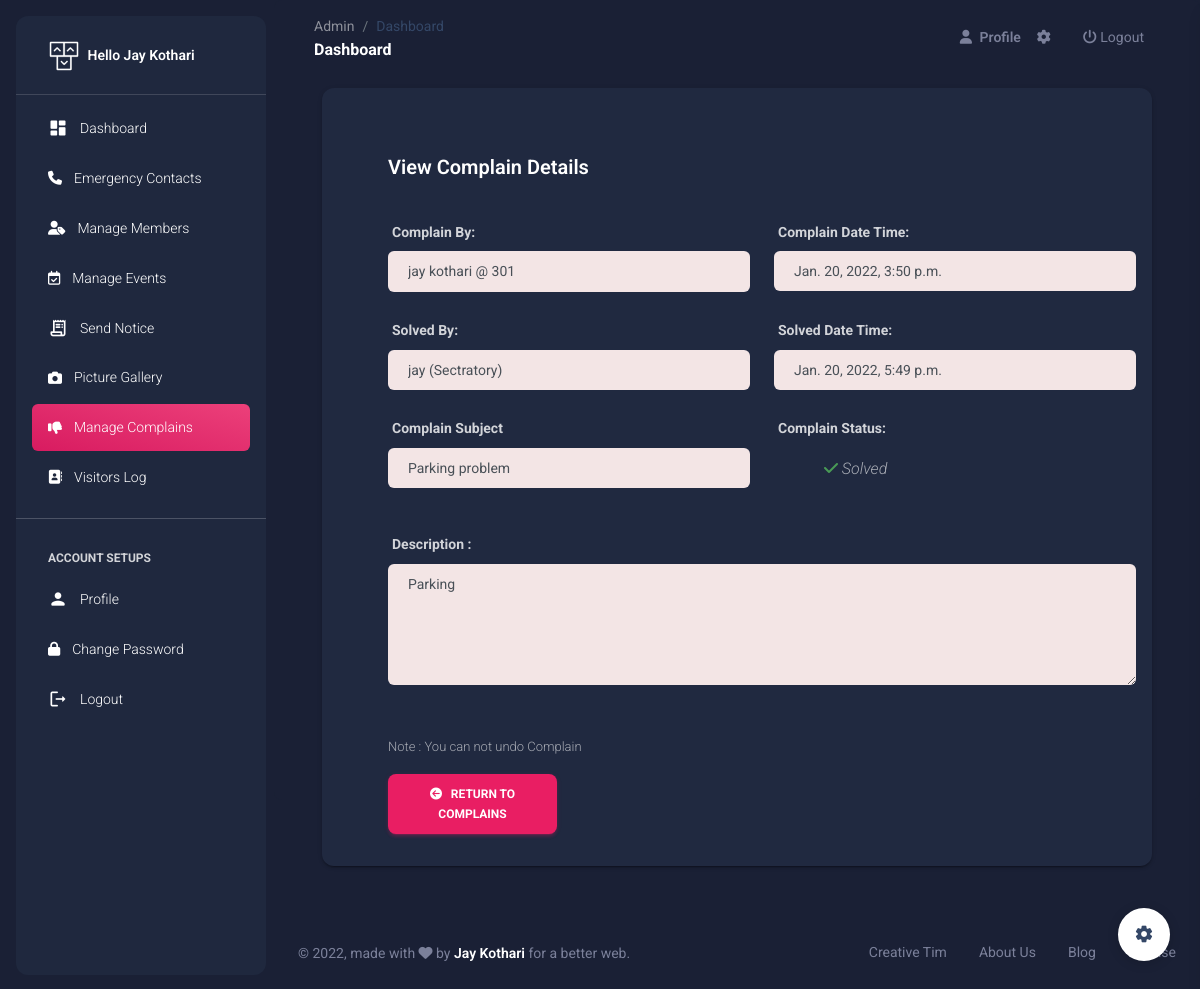
Page /Sec/view-complain/7 (signed in) on the committed database.
### SecApp/models.py (models this page shows, shortened)
class SecUser(models.Model):
    name = models.CharField(max_length=50)
    email = models.EmailField(unique=True)
    mobile = models.CharField(max_length=15)
    password = models.CharField(max_length=50)
    pic = models.FileField(upload_to='Profile',default='avatar.png')
    setting = models.BooleanField(default=False)
    active = models.BooleanField(default=False)

### MemberApp/models.py (models this page shows, shortened)
class Complain(models.Model):
    complain_by = models.ForeignKey(Member,on_delete=models.CASCADE)
    solve_by = models.ForeignKey(SecUser,on_delete=models.CASCADE,null=True,blank=True)
    subject = models.CharField(max_length=90)
    des = models.TextField()
    status = models.BooleanField(default=False)
    created_at = models.DateTimeField(auto_now_add=True)
    solved_at = models.DateTimeField(blank=True,null=True)

class Member(models.Model):
    doc_choice = (
        ('Aadhar','Aadhar'),
        ('PAN','PAN'),
        ('DL','DL'),
        ('Other','Other'),
    )
    uid = models.ForeignKey(SecUser,on_delete=models.CASCADE,null=True)
    fname = models.CharField(max_length=20)
    lname = models.CharField(max_length=20)
    email = models.EmailField(unique=True)
    mobile = models.CharField(max_length=15)
    doc = models.CharField(max_length=30,choices=doc_choice)
    doc_number = models.CharField(max_length=20)
    flat_no = models.CharField(max_length=10)
    address = models.TextField()
    password = models.CharField(max_length=20)
    pic = models.FileField(upload_to='member',default='avatar.png')
    verify = models.BooleanField(default=False)
    role = models.CharField(max_length=20,default='member')
    created_at = models.DateTimeField(auto_now_add=True)

### SecApp/views.py (the view)
# urls.py: path('view-complain/<int:pk>',views.view_complain,name='view-complain'),
def view_complain(request,pk):
    uid = SecUser.objects.get(email=request.session['email'])
    complain = mm.Complain.objects.get(id=pk)
    return render(request,'view-complain.html',{'uid':uid,'complain':complain})

### SecApp/templates/view-complain.html (shortened to what this page needs)
{% extends 'sec-header.html' %}
{% load static %}
{% block complain %}
<li class="nav-item">
<a class="nav-link text-white bg-gradient-primary" href="#">
    <div class="text-white text-center me-2 d-flex align-items-center justify-content-center">
    <i class="fa fa-thumbs-down"></i>
    </div>
    <span class="nav-link-text ms-1">Manage Complains</span>
</a>
</li>
{% endblock%}
{% block content %}
<br><br><br>
<div class="container-fluid px-2 px-md-4">
    <div class="card card-body mx-3 mx-md-4 mt-n6">
      <div class="row gx-4 mb-2">
        <div class="col-auto my-auto">
          <div class="h-100">
            <h5 class="mb-1" style="margin-left: 50px; margin-top: 50px;">
              View Complain Details
            </h5>
          </div>
        </div>
      </div><br>
      <div style="margin-left: 50px;">
      <form>
        <div class="row">
            <div class="form-group col-6">
                <label for="exampleInputPassword1"><b>Complain By:</b></label>
                <input type="text" class="form-control" style="background-color: rgb(243, 229, 229); padding-left: 20px;" value="{{complain.complain_by.fname}} {{complain.complain_by.lname}} @ {{complain.complain_by.flat_no}}" disabled>
            </div>
            <div class="form-group col-6">
                <label for="exampleInputPassword1"><b>Complain Date Time:</b></label>
                <div class="form-control" style="background-color: rgb(243, 229, 229); padding-left: 20px;">
                    {{complain.created_at}}
                </div>
            </div>
        </div><br>
        <div class="row">
            <div class="form-group col-6">
                <label for="exampleInputPassword1"><b>Solved By:</b></label>
                <input type="text" class="form-control" style="background-color: rgb(243, 229, 229); padding-left: 20px;" value="{{complain.solve_by.name}} (Sectratory)" disabled>
            </div>
            <div class="form-group col-6">
                <label for="exampleInputPassword1"><b>Solved Date Time:</b></label>
                <div class="form-control" style="background-color: rgb(243, 229, 229); padding-left: 20px;">
                    {{complain.solved_at}}
                </div>
            </div>
        </div><br>
        <div class="row">
            <div class="form-group col-6">
                <label for="exampleInputPassword1"><b>Complain Subject</b></label>
                <input type="text" class="form-control" disabled value="{{complain.subject}}" style="background-color: rgb(243, 229, 229); padding-left: 20px;" name="subject" id="exampleInputPassword1" placeholder="Notice Subject..." required>
            </div>
            <div class="form-group col-6">
                <label for="exampleInputPassword1"><b>Complain Status:</b></label>
                <div class="form-control" style="margin-left: 50px ;">
                    {% if complain.status %}
                    <p style="color: rgb(8, 201, 8); font-style: italic;" > <i class="fa fa-check" style="color: rgb(101, 231, 101);"></i> Solved</p>
                    {% else %}
                    <p style="color: red; font-style: italic;" > <i class="fa fa-close" style="color: red;"></i> Pending</p>
                    {% endif %}
                </div>
            </div>
        </div><br>
        <div class="row">
            <div class="form-group col-12">
                <label for="exampleInputPassword1"><b>Description :</b></label>
                <textarea name="des" class="form-control" disabled style="background-color: rgb(243, 229, 229); padding-left: 20px;" placeholder="Notice Description..." id="" cols="30" rows="5" required>{{complain.des}}</textarea>
            </div>
        </div><br>
        <br>
        <p style="color: red; font-size: small;">Note : You can not undo Complain</p>
      </form>
      <div class="row">
          <div class="col-3">
              <a href="{% url 'manage-complains' %}"><button class="btn btn-primary"><i class="fa fa-arrow-circle-left"></i> &nbsp; Return to complains</button></a>
          </div>
      </div>
    </div>
    </div>
    <br><br>
</div>
{% endblock %}

### SecApp/templates/sec-header.html (shortened to what this page needs)
{% load static %}
<!DOCTYPE html>
<html lang="en">
<head>
  <link href="{% static 'assets/css/nucleo-icons.css' %}" rel="stylesheet" />
  <link href="{% static 'assets/css/nucleo-svg.css' %}" rel="stylesheet" />
  <link id="pagestyle" href="{% static 'assets/css/material-dashboard.css' %}" rel="stylesheet" />
</head>
{% if uid.setting == False %}
<body class="g-sidenav-show  bg-gray-200">
{% else %}
<body class="g-sidenav-show  bg-gray-200 dark-version">
{% endif %}
  <aside class="sidenav navbar navbar-vertical navbar-expand-xs border-0 border-radius-xl my-3 fixed-start ms-3   bg-gradient-dark" id="sidenav-main">
    <div class="sidenav-header">
      <a class="navbar-brand m-0" href=" https://demos.creative-tim.com/material-dashboard/pages/dashboard " target="_blank">
        <img src="{% static 'assets/img/logo-ct.png' %}" class="navbar-brand-img h-100" alt="main_logo">
        <span class="ms-1 font-weight-bold text-white">Hello {{uid.name}}</span>
      </a>
    </div>
    <hr class="horizontal light mt-0 mb-2">
      <ul class="navbar-nav">
        {% block dashboard %}
        <li class="nav-item">
          <a class="nav-link text-white" href="{% url 'index' %}">
            <div class="text-white text-center me-2 d-flex align-items-center justify-content-center">
              <i class="material-icons opacity-10">dashboard</i>
            </div>
            <span class="nav-link-text ms-1">Dashboard</span>
          </a>
        </li>
        {% endblock %}
        {% block emergency %}
        <li class="nav-item">
          <a class="nav-link text-white " href="{% url 'emergency' %}">
            <div class="text-white text-center me-2 d-flex align-items-center justify-content-center">
              <i class="fa fa-phone"></i>
            </div>
            <span class="nav-link-text ms-1">Emergency Contacts</span>
          </a>
        </li>
        {% endblock %}
        {% block add_member %}
        <li class="nav-item">
          <a class="nav-link text-white " href="{% url 'add-member' %}">
            <div class="text-white text-center me-2 d-flex align-items-center justify-content-center">
              <i class="fa fa-user-tag"></i>
            </div>
            <span class="nav-link-text ms-1">Manage Members</span>
          </a>
        </li>
        {% endblock %}
        {% block event %}
        <li class="nav-item">
          <a class="nav-link text-white " href="{% url 'add-event' %}">
            <div class="text-white text-center me-2 d-flex align-items-center justify-content-center">
              <i class="fa fa-calendar-check-o"></i>
            </div>
            <span class="nav-link-text ms-1">Manage Events</span>
          </a>
        </li>
        {% endblock %}
        {% block notice %}
        <li class="nav-item">
          <a class="nav-link text-white" href="{% url 'send-notice' %}">
            <div class="text-white text-center me-2 d-flex align-items-center justify-content-center">
              <i class="material-icons opacity-10">receipt_long</i>
            </div>
            <span class="nav-link-text ms-1">Send Notice</span>
          </a>
        </li>
        {% endblock %}
        {% block gallery %}
        <li class="nav-item">
          <a class="nav-link text-white " href="{% url 'gallery' %}">
            <div class="text-white text-center me-2 d-flex align-items-center justify-content-center">
              <i class="fas fa-camera"></i>
            </div>
            <span class="nav-link-text ms-1">Picture Gallery</span>
          </a>
        </li>
        {% endblock %}
        {% block complain %}{% endblock %}
        <li class="nav-item">
          <a class="nav-link text-white " href="">
            <div class="text-white text-center me-2 d-flex align-items-center justify-content-center">
              <i class="fa fa-address-book"></i>
            </div>
            <span class="nav-link-text ms-1">Visitors Log</span>
          </a>
        </li>
        <hr>
        <li class="nav-item mt-3">
          <h6 class="ps-4 ms-2 text-uppercase text-xs text-white font-weight-bolder opacity-8">Account Setups</h6>
        </li>
        {% block profile %}
        <li class="nav-item">
          <a class="nav-link text-white " href="{% url 'profile' %}">
            <div class="text-white text-center me-2 d-flex align-items-center justify-content-center">
              <i class="material-icons opacity-10">person</i>
            </div>
            <span class="nav-link-text ms-1">Profile</span>
          </a>
        </li>
        {% endblock %}
        {% block password %}
        <li class="nav-item">
          <a class="nav-link text-white " href="{% url 'change-password' %}">
            <div class="text-white text-center me-2 d-flex align-items-center justify-content-center">
              <i class="fa fa-lock"></i>
            </div>
            <span class="nav-link-text ms-1">Change Password</span>
          </a>
        </li>
        {% endblock %}
        <li class="nav-item">
          <a class="nav-link text-white " href="{% url 'logout' %}">
            <div class="text-white text-center me-2 d-flex align-items-center justify-content-center">
              <i class="material-icons">logout</i>
            </div>
            <span class="nav-link-text ms-1">Logout</span>
          </a>
        </li>
      </ul>
  </aside>
  <main class="main-content position-relative max-height-vh-100 h-100 border-radius-lg ">
    <nav class="navbar navbar-main navbar-expand-lg px-0 mx-4 shadow-none border-radius-xl" id="navbarBlur" navbar-scroll="true">
      <div class="container-fluid py-1 px-3">
        <nav aria-label="breadcrumb">
          <ol class="breadcrumb bg-transparent mb-0 pb-0 pt-1 px-0 me-sm-6 me-5">
            <li class="breadcrumb-item text-sm"><a class="opacity-5 text-dark" href="javascript:;">Admin</a></li>
            <li class="breadcrumb-item text-sm text-dark active" aria-current="page">Dashboard</li>
          </ol>
          <h6 class="font-weight-bolder mb-0">Dashboard</h6>
        </nav>
        <div class="collapse navbar-collapse mt-sm-0 mt-2 me-md-0 me-sm-4" id="navbar">
          <ul class="navbar-nav  justify-content-end">
            <li class="nav-item d-flex align-items-center">
              <a href="{% url 'profile' %}" class="nav-link text-body font-weight-bold px-0">
                <i class="fa fa-user me-sm-1"></i>
                <span class="d-sm-inline d-none">Profile</span>
              </a>
            </li>
            <li class="nav-item px-3 d-flex align-items-center">
              <a href="javascript:;" class="nav-link text-body p-0">
                <i class="fa fa-cog fixed-plugin-button-nav cursor-pointer"></i>
              </a>
            </li>
            <li class="nav-item px-3 d-flex align-items-center">
                <a href="{% url 'logout' %}" class="nav-link text-body p-0">
                  <i class="fa fa-power-off"></i> Logout
                </a>
            </li>
          </ul>
        </div>
      </div>
    </nav>
{% block content %}
{% endblock %}
<footer class="footer py-4  ">
    <div class="container-fluid">
      <div class="row align-items-center justify-content-lg-between">
        <div class="col-lg-6 mb-lg-0 mb-4">
          <div class="copyright text-center text-sm text-muted text-lg-start">
            © ,
            made with <i class="fa fa-heart"></i> by
            <a href="" class="font-weight-bold" target="_blank">Jay Kothari</a>
            for a better web.
          </div>
        </div>
        <div class="col-lg-6">
          <ul class="nav nav-footer justify-content-center justify-content-lg-end">
            <li class="nav-item">
              <a href="" class="nav-link text-muted">Creative Tim</a>
            </li>
            <li class="nav-item">
              <a href="" class="nav-link text-muted">About Us</a>
            </li>
            <li class="nav-item">
              <a href="" class="nav-link text-muted">Blog</a>
            </li>
            <li class="nav-item">
              <a href="" class="nav-link pe-0 text-muted">License</a>
            </li>
          </ul>
        </div>
      </div>
    </div>
  </footer>
</main>
<div class="fixed-plugin">
<a class="fixed-plugin-button text-dark position-fixed px-3 py-2">
  <i class="material-icons py-2">settings</i>
</a>
</div>
</body>
</html>

### rows in the picture
SecUser: name "Jay Kothari"
Complain: complain_by.fname "jay kothari @ 301", created_at "Jan. 20, 2022, 3:50 p.m.", solve_by.name "jay (Sectratory)", solved_at "Jan. 20, 2022, 5:49 p.m.", subject "Parking problem", des "Parking"
